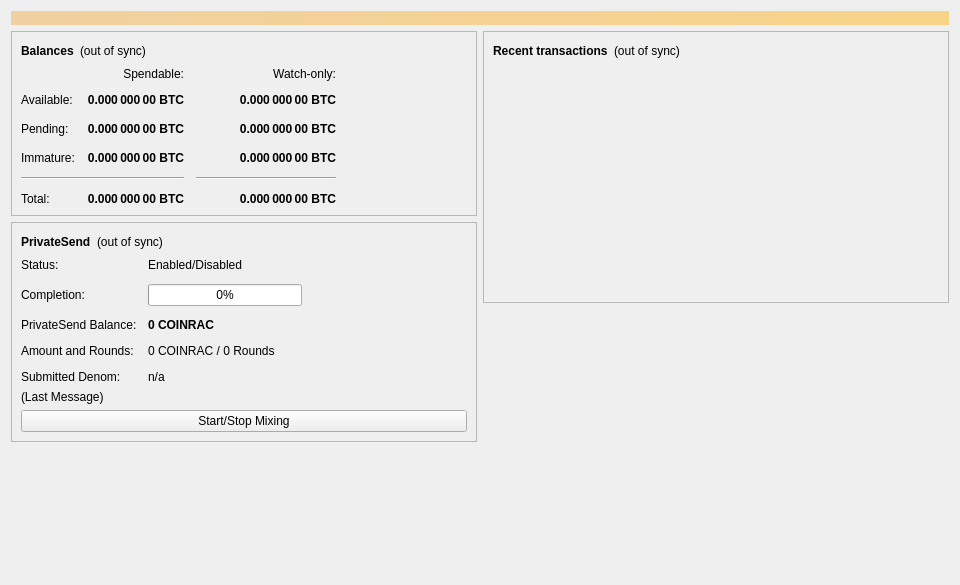
<?xml version="1.0" encoding="UTF-8"?>
<ui version="4.0">
 <class>OverviewPage</class>
 <widget class="QWidget" name="OverviewPage">
  <property name="geometry">
   <rect>
    <x>0</x>
    <y>0</y>
    <width>960</width>
    <height>585</height>
   </rect>
  </property>
  <property name="minimumSize">
   <size>
    <width>960</width>
    <height>0</height>
   </size>
  </property>
  <property name="windowTitle">
   <string>Form</string>
  </property>
  <layout class="QVBoxLayout" name="topLayout">
   <item>
    <widget class="QLabel" name="labelAlerts">
     <property name="visible">
      <bool>false</bool>
     </property>
     <property name="styleSheet">
      <string notr="true">QLabel { background-color: qlineargradient(x1: 0, y1: 0, x2: 1, y2: 0, stop:0 #F0D0A0, stop:1 #F8D488); color:#000000; }</string>
     </property>
     <property name="wordWrap">
      <bool>true</bool>
     </property>
     <property name="margin">
      <number>3</number>
     </property>
     <property name="textInteractionFlags">
      <set>Qt::TextSelectableByMouse</set>
     </property>
    </widget>
   </item>
   <item>
    <layout class="QHBoxLayout" name="horizontalLayout" stretch="1,1">
     <item>
      <layout class="QVBoxLayout" name="verticalLayout_2">
       <item>
        <widget class="QFrame" name="frame">
         <property name="frameShape">
          <enum>QFrame::StyledPanel</enum>
         </property>
         <property name="frameShadow">
          <enum>QFrame::Raised</enum>
         </property>
         <layout class="QVBoxLayout" name="verticalLayout_4">
          <item>
           <layout class="QHBoxLayout" name="horizontalLayout_4">
            <item>
             <widget class="QLabel" name="label_5">
              <property name="font">
               <font>
                <weight>75</weight>
                <bold>true</bold>
               </font>
              </property>
              <property name="text">
               <string>Balances</string>
              </property>
             </widget>
            </item>
            <item>
             <widget class="QLabel" name="labelWalletStatus">
              <property name="toolTip">
               <string>The displayed information may be out of date. Your wallet automatically synchronizes with the Raptoreum network after a connection is established, but this process has not completed yet.</string>
              </property>
              <property name="text">
               <string notr="true">(out of sync)</string>
              </property>
              <property name="alignment">
               <set>Qt::AlignLeading|Qt::AlignLeft|Qt::AlignVCenter</set>
              </property>
             </widget>
            </item>
            <item>
             <spacer name="horizontalSpacer_3">
              <property name="orientation">
               <enum>Qt::Horizontal</enum>
              </property>
              <property name="sizeHint" stdset="0">
               <size>
                <width>40</width>
                <height>20</height>
               </size>
              </property>
             </spacer>
            </item>
           </layout>
          </item>
          <item>
           <layout class="QGridLayout" name="gridLayout">
            <property name="spacing">
             <number>12</number>
            </property>
            <item row="2" column="2">
             <widget class="QLabel" name="labelWatchPending">
              <property name="font">
               <font>
                <weight>75</weight>
                <bold>true</bold>
               </font>
              </property>
              <property name="cursor">
               <cursorShape>IBeamCursor</cursorShape>
              </property>
              <property name="toolTip">
               <string>Unconfirmed transactions to watch-only addresses</string>
              </property>
              <property name="text">
               <string notr="true">0.000 000 00 BTC</string>
              </property>
              <property name="alignment">
               <set>Qt::AlignRight|Qt::AlignTrailing|Qt::AlignVCenter</set>
              </property>
              <property name="textInteractionFlags">
               <set>Qt::LinksAccessibleByMouse|Qt::TextSelectableByKeyboard|Qt::TextSelectableByMouse</set>
              </property>
             </widget>
            </item>
            <item row="2" column="1">
             <widget class="QLabel" name="labelUnconfirmed">
              <property name="font">
               <font>
                <weight>75</weight>
                <bold>true</bold>
               </font>
              </property>
              <property name="cursor">
               <cursorShape>IBeamCursor</cursorShape>
              </property>
              <property name="toolTip">
               <string>Total of transactions that have yet to be confirmed, and do not yet count toward the spendable balance</string>
              </property>
              <property name="text">
               <string notr="true">0.000 000 00 BTC</string>
              </property>
              <property name="alignment">
               <set>Qt::AlignRight|Qt::AlignTrailing|Qt::AlignVCenter</set>
              </property>
              <property name="textInteractionFlags">
               <set>Qt::LinksAccessibleByMouse|Qt::TextSelectableByKeyboard|Qt::TextSelectableByMouse</set>
              </property>
             </widget>
            </item>
            <item row="3" column="2">
             <widget class="QLabel" name="labelWatchImmature">
              <property name="font">
               <font>
                <weight>75</weight>
                <bold>true</bold>
               </font>
              </property>
              <property name="cursor">
               <cursorShape>IBeamCursor</cursorShape>
              </property>
              <property name="toolTip">
               <string>Mined balance in watch-only addresses that has not yet matured</string>
              </property>
              <property name="text">
               <string notr="true">0.000 000 00 BTC</string>
              </property>
              <property name="alignment">
               <set>Qt::AlignRight|Qt::AlignTrailing|Qt::AlignVCenter</set>
              </property>
              <property name="textInteractionFlags">
               <set>Qt::LinksAccessibleByMouse|Qt::TextSelectableByKeyboard|Qt::TextSelectableByMouse</set>
              </property>
             </widget>
            </item>
            <item row="4" column="0" colspan="2">
             <widget class="Line" name="lineSpendableBalance">
              <property name="orientation">
               <enum>Qt::Horizontal</enum>
              </property>
             </widget>
            </item>
            <item row="4" column="2">
             <widget class="Line" name="lineWatchBalance">
              <property name="sizePolicy">
               <sizepolicy hsizetype="Preferred" vsizetype="Fixed">
                <horstretch>0</horstretch>
                <verstretch>0</verstretch>
               </sizepolicy>
              </property>
              <property name="minimumSize">
               <size>
                <width>140</width>
                <height>0</height>
               </size>
              </property>
              <property name="orientation">
               <enum>Qt::Horizontal</enum>
              </property>
             </widget>
            </item>
            <item row="5" column="0">
             <widget class="QLabel" name="labelTotalText">
              <property name="text">
               <string>Total:</string>
              </property>
             </widget>
            </item>
            <item row="3" column="1">
             <widget class="QLabel" name="labelImmature">
              <property name="font">
               <font>
                <weight>75</weight>
                <bold>true</bold>
               </font>
              </property>
              <property name="cursor">
               <cursorShape>IBeamCursor</cursorShape>
              </property>
              <property name="toolTip">
               <string>Mined balance that has not yet matured</string>
              </property>
              <property name="text">
               <string notr="true">0.000 000 00 BTC</string>
              </property>
              <property name="alignment">
               <set>Qt::AlignRight|Qt::AlignTrailing|Qt::AlignVCenter</set>
              </property>
              <property name="textInteractionFlags">
               <set>Qt::LinksAccessibleByMouse|Qt::TextSelectableByKeyboard|Qt::TextSelectableByMouse</set>
              </property>
             </widget>
            </item>
            <item row="2" column="3">
             <spacer name="horizontalSpacer_2">
              <property name="orientation">
               <enum>Qt::Horizontal</enum>
              </property>
              <property name="sizeHint" stdset="0">
               <size>
                <width>40</width>
                <height>20</height>
               </size>
              </property>
             </spacer>
            </item>
            <item row="3" column="0">
             <widget class="QLabel" name="labelImmatureText">
              <property name="text">
               <string>Immature:</string>
              </property>
             </widget>
            </item>
            <item row="5" column="1">
             <widget class="QLabel" name="labelTotal">
              <property name="font">
               <font>
                <weight>75</weight>
                <bold>true</bold>
               </font>
              </property>
              <property name="cursor">
               <cursorShape>IBeamCursor</cursorShape>
              </property>
              <property name="toolTip">
               <string>Your current total balance</string>
              </property>
              <property name="text">
               <string notr="true">0.000 000 00 BTC</string>
              </property>
              <property name="alignment">
               <set>Qt::AlignRight|Qt::AlignTrailing|Qt::AlignVCenter</set>
              </property>
              <property name="textInteractionFlags">
               <set>Qt::LinksAccessibleByMouse|Qt::TextSelectableByKeyboard|Qt::TextSelectableByMouse</set>
              </property>
             </widget>
            </item>
            <item row="5" column="2">
             <widget class="QLabel" name="labelWatchTotal">
              <property name="font">
               <font>
                <weight>75</weight>
                <bold>true</bold>
               </font>
              </property>
              <property name="cursor">
               <cursorShape>IBeamCursor</cursorShape>
              </property>
              <property name="toolTip">
               <string>Current total balance in watch-only addresses</string>
              </property>
              <property name="text">
               <string notr="true">0.000 000 00 BTC</string>
              </property>
              <property name="alignment">
               <set>Qt::AlignRight|Qt::AlignTrailing|Qt::AlignVCenter</set>
              </property>
              <property name="textInteractionFlags">
               <set>Qt::LinksAccessibleByMouse|Qt::TextSelectableByKeyboard|Qt::TextSelectableByMouse</set>
              </property>
             </widget>
            </item>
            <item row="0" column="2">
             <widget class="QLabel" name="labelWatchonly">
              <property name="text">
               <string>Watch-only:</string>
              </property>
              <property name="alignment">
               <set>Qt::AlignRight|Qt::AlignTrailing|Qt::AlignVCenter</set>
              </property>
             </widget>
            </item>
            <item row="1" column="0">
             <widget class="QLabel" name="labelBalanceText">
              <property name="text">
               <string>Available:</string>
              </property>
             </widget>
            </item>
            <item row="1" column="1">
             <widget class="QLabel" name="labelBalance">
              <property name="font">
               <font>
                <weight>75</weight>
                <bold>true</bold>
               </font>
              </property>
              <property name="cursor">
               <cursorShape>IBeamCursor</cursorShape>
              </property>
              <property name="toolTip">
               <string>Your current spendable balance</string>
              </property>
              <property name="text">
               <string notr="true">0.000 000 00 BTC</string>
              </property>
              <property name="alignment">
               <set>Qt::AlignRight|Qt::AlignTrailing|Qt::AlignVCenter</set>
              </property>
              <property name="textInteractionFlags">
               <set>Qt::LinksAccessibleByMouse|Qt::TextSelectableByKeyboard|Qt::TextSelectableByMouse</set>
              </property>
             </widget>
            </item>
            <item row="1" column="2">
             <widget class="QLabel" name="labelWatchAvailable">
              <property name="font">
               <font>
                <weight>75</weight>
                <bold>true</bold>
               </font>
              </property>
              <property name="cursor">
               <cursorShape>IBeamCursor</cursorShape>
              </property>
              <property name="toolTip">
               <string>Your current balance in watch-only addresses</string>
              </property>
              <property name="text">
               <string notr="true">0.000 000 00 BTC</string>
              </property>
              <property name="alignment">
               <set>Qt::AlignRight|Qt::AlignTrailing|Qt::AlignVCenter</set>
              </property>
              <property name="textInteractionFlags">
               <set>Qt::LinksAccessibleByMouse|Qt::TextSelectableByKeyboard|Qt::TextSelectableByMouse</set>
              </property>
             </widget>
            </item>
            <item row="2" column="0">
             <widget class="QLabel" name="labelPendingText">
              <property name="text">
               <string>Pending:</string>
              </property>
             </widget>
            </item>
            <item row="0" column="1">
             <widget class="QLabel" name="labelSpendable">
              <property name="text">
               <string>Spendable:</string>
              </property>
              <property name="alignment">
               <set>Qt::AlignRight|Qt::AlignTrailing|Qt::AlignVCenter</set>
              </property>
             </widget>
            </item>
           </layout>
          </item>
         </layout>
        </widget>
       </item>
       <item>
        <widget class="QFrame" name="framePrivateSend">
         <property name="layoutDirection">
          <enum>Qt::LeftToRight</enum>
         </property>
         <property name="frameShape">
          <enum>QFrame::StyledPanel</enum>
         </property>
         <property name="frameShadow">
          <enum>QFrame::Raised</enum>
         </property>
         <layout class="QVBoxLayout" name="VerticalLayout_PS1">
          <item>
           <layout class="QHBoxLayout" name="horizontalLayout_5">
            <item>
             <widget class="QLabel" name="labelPrivateSendHeader">
              <property name="font">
               <font>
                <weight>75</weight>
                <bold>true</bold>
               </font>
              </property>
              <property name="text">
               <string>PrivateSend</string>
              </property>
             </widget>
            </item>
            <item>
             <widget class="QLabel" name="labelPrivateSendSyncStatus">
              <property name="toolTip">
               <string>The displayed information may be out of date. Your wallet automatically synchronizes with the Raptoreum network after a connection is established, but this process has not completed yet.</string>
              </property>
              <property name="text">
               <string notr="true">(out of sync)</string>
              </property>
              <property name="alignment">
               <set>Qt::AlignLeading|Qt::AlignLeft|Qt::AlignVCenter</set>
              </property>
             </widget>
            </item>
            <item>
             <spacer name="horizontalSpacer_4">
              <property name="orientation">
               <enum>Qt::Horizontal</enum>
              </property>
              <property name="sizeHint" stdset="0">
               <size>
                <width>40</width>
                <height>20</height>
               </size>
              </property>
             </spacer>
            </item>
           </layout>
          </item>
          <item>
           <layout class="QFormLayout" name="privateSendFormLayout">
            <property name="fieldGrowthPolicy">
             <enum>QFormLayout::AllNonFixedFieldsGrow</enum>
            </property>
            <property name="horizontalSpacing">
             <number>11</number>
            </property>
            <property name="verticalSpacing">
             <number>12</number>
            </property>
            <item row="0" column="0">
             <widget class="QLabel" name="labelPrivateSendEnabledText">
              <property name="text">
               <string>Status:</string>
              </property>
             </widget>
            </item>
            <item row="0" column="1">
             <widget class="QLabel" name="labelPrivateSendEnabled">
              <property name="text">
               <string>Enabled/Disabled</string>
              </property>
             </widget>
            </item>
            <item row="1" column="0">
             <widget class="QLabel" name="labelCompletitionText">
              <property name="text">
               <string>Completion:</string>
              </property>
             </widget>
            </item>
            <item row="1" column="1">
             <widget class="QProgressBar" name="privateSendProgress">
              <property name="maximumSize">
               <size>
                <width>154</width>
                <height>16777215</height>
               </size>
              </property>
              <property name="value">
               <number>0</number>
              </property>
             </widget>
            </item>
            <item row="2" column="0">
             <widget class="QLabel" name="labelAnonymizedText">
              <property name="text">
               <string>PrivateSend Balance:</string>
              </property>
             </widget>
            </item>
            <item row="2" column="1">
             <widget class="QLabel" name="labelAnonymized">
              <property name="font">
               <font>
                <weight>75</weight>
                <bold>true</bold>
               </font>
              </property>
              <property name="text">
               <string notr="true">0 COINRAC</string>
              </property>
             </widget>
            </item>
            <item row="3" column="0">
             <widget class="QLabel" name="labelAmountAndRoundsText">
              <property name="text">
               <string>Amount and Rounds:</string>
              </property>
             </widget>
            </item>
            <item row="3" column="1">
             <widget class="QLabel" name="labelAmountRounds">
              <property name="text">
               <string>0 COINRAC / 0 Rounds</string>
              </property>
             </widget>
            </item>
            <item row="4" column="0">
             <widget class="QLabel" name="labelSubmittedDenomText">
              <property name="text">
               <string>Submitted Denom:</string>
              </property>
             </widget>
            </item>
            <item row="4" column="1">
             <widget class="QLabel" name="labelSubmittedDenom">
              <property name="toolTip">
               <string>The denominations you submitted to the Smartnode.&lt;br&gt;To mix, other users must submit the exact same denominations.</string>
              </property>
              <property name="text">
               <string>n/a</string>
              </property>
             </widget>
            </item>
           </layout>
          </item>
          <item>
           <layout class="QVBoxLayout" name="VerticalLayout_PS">
            <item>
             <widget class="QLabel" name="labelPrivateSendLastMessage">
              <property name="text">
               <string>(Last Message)</string>
              </property>
              <property name="alignment">
               <set>Qt::AlignLeading|Qt::AlignLeft|Qt::AlignTop</set>
              </property>
              <property name="wordWrap">
               <bool>true</bool>
              </property>
             </widget>
            </item>
            <item>
             <widget class="QPushButton" name="togglePrivateSend">
              <property name="sizePolicy">
               <sizepolicy hsizetype="MinimumExpanding" vsizetype="Fixed">
                <horstretch>0</horstretch>
                <verstretch>0</verstretch>
               </sizepolicy>
              </property>
              <property name="text">
               <string>Start/Stop Mixing</string>
              </property>
             </widget>
            </item>
           </layout>
          </item>
         </layout>
        </widget>
       </item>
       <item>
        <spacer name="verticalSpacer">
         <property name="orientation">
          <enum>Qt::Vertical</enum>
         </property>
         <property name="sizeHint" stdset="0">
          <size>
           <width>20</width>
           <height>40</height>
          </size>
         </property>
        </spacer>
       </item>
      </layout>
     </item>
     <item>
      <layout class="QVBoxLayout" name="verticalLayout_3">
       <item>
        <widget class="QFrame" name="frame_2">
         <property name="frameShape">
          <enum>QFrame::StyledPanel</enum>
         </property>
         <property name="frameShadow">
          <enum>QFrame::Raised</enum>
         </property>
         <layout class="QVBoxLayout" name="verticalLayout">
          <item>
           <layout class="QHBoxLayout" name="horizontalLayout_2">
            <item>
             <widget class="QLabel" name="label_4">
              <property name="font">
               <font>
                <weight>75</weight>
                <bold>true</bold>
               </font>
              </property>
              <property name="text">
               <string>Recent transactions</string>
              </property>
             </widget>
            </item>
            <item>
             <widget class="QLabel" name="labelTransactionsStatus">
              <property name="toolTip">
               <string>The displayed information may be out of date. Your wallet automatically synchronizes with the Raptoreum network after a connection is established, but this process has not completed yet.</string>
              </property>
              <property name="text">
               <string notr="true">(out of sync)</string>
              </property>
              <property name="alignment">
               <set>Qt::AlignLeading|Qt::AlignLeft|Qt::AlignVCenter</set>
              </property>
             </widget>
            </item>
            <item>
             <spacer name="horizontalSpacer">
              <property name="orientation">
               <enum>Qt::Horizontal</enum>
              </property>
              <property name="sizeHint" stdset="0">
               <size>
                <width>40</width>
                <height>20</height>
               </size>
              </property>
             </spacer>
            </item>
           </layout>
          </item>
          <item>
           <widget class="QListView" name="listTransactions">
            <property name="styleSheet">
             <string notr="true">QListView { background: transparent; }</string>
            </property>
            <property name="frameShape">
             <enum>QFrame::NoFrame</enum>
            </property>
            <property name="verticalScrollBarPolicy">
             <enum>Qt::ScrollBarAlwaysOff</enum>
            </property>
            <property name="horizontalScrollBarPolicy">
             <enum>Qt::ScrollBarAlwaysOff</enum>
            </property>
            <property name="selectionMode">
             <enum>QAbstractItemView::NoSelection</enum>
            </property>
           </widget>
          </item>
         </layout>
        </widget>
       </item>
       <item>
        <spacer name="verticalSpacer_2">
         <property name="orientation">
          <enum>Qt::Vertical</enum>
         </property>
         <property name="sizeHint" stdset="0">
          <size>
           <width>20</width>
           <height>40</height>
          </size>
         </property>
        </spacer>
       </item>
      </layout>
     </item>
    </layout>
   </item>
  </layout>
 </widget>
 <resources/>
 <connections/>
</ui>
